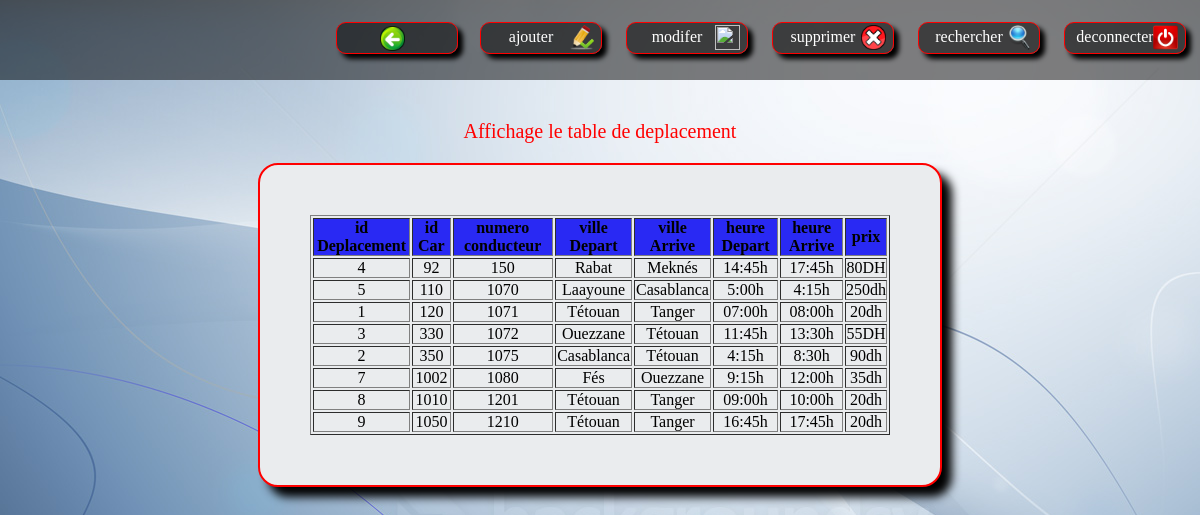
The app's page /afficher.php (signed in) with its own data.
### tables this page shows
CREATE TABLE `deplacement` (
  `idDeplacement` int(50) NOT NULL,
  `villeDepart` varchar(15) NOT NULL,
  `villeArrive` varchar(15) NOT NULL,
  `heureDepart` varchar(15) NOT NULL,
  `heureArrive` varchar(15) NOT NULL,
  `prix` varchar(15) NOT NULL
);

CREATE TABLE `car` (
  `idCar` int(50) NOT NULL,
  `idDeplacement` int(50) NOT NULL,
  `type` varchar(50) DEFAULT NULL
);

CREATE TABLE `conducteur` (
  `idCar` int(50) NOT NULL,
  `numero` int(50) NOT NULL
);

### afficher.php (the view, shortened to what this page needs)
<?php
$link = mysqli_connect("localhost","root","");
mysqli_select_db($link,"voyage");
?>
<!DOCTYPE html>
<html>
	<head>
		<link rel ="stylesheet" href="css/style14.css" type="text/css"/>
	</head>
<body>
 	<header>
	 <table class="table">
			 <ul>
					<td><li> <a class="btn" href=" deplacement.php"><img class="u" src='image/13.png' alt=''/></a></li></td>
					 <td> <li> <a class="btn" href=" ajouter.php">ajouter</td><td><img class="user" src='image/10.png' alt=''/></a></li></td>
					<td> <li> <a class="btn" href=" modifer.php">modifer</td><td><img class="user" src='image/11.png' alt=''/></a></li></td>
					<td> <li> <a class="btn" href=" supprimer.php">supprimer</td><td><img class="user" src='image/20.png' alt=''/></a></li></td>
					<td> <li> <a class="btn" href="rechercher.php">rechercher</td><td><img class="user" src='image/21.png' alt=''/></a></li></td>
					<td> <li> <a class="btn" href=" deconnecter.php">deconnecter</td><td><img class="user" src='image/18.png' alt=''/></a></li></td>
			  </ul>
		  </table>
</header>
<p> Affichage le table de deplacement </p>
<?php
		 $res= mysqli_query($link,"SELECT deplacement.idDeplacement,car.idCar,conducteur.numero,villeDepart,villeArrive,heureDepart,heureArrive,prix  FROM `deplacement`,`car`,`conducteur` WHERE deplacement.idDeplacement=car.idDeplacement AND car.idCar=conducteur.idCar ");
				 echo"<div>";
				 echo"<table  border=1>";
				 echo"<tr>";
				 echo"<th>";echo"id Deplacement"; echo"</th>";
				 echo"<th>";echo"id Car"; echo"</th>";
				 echo"<th>";echo"numero conducteur"; echo"</th>";
				 echo"<th>";echo"ville Depart"; echo"</th>";
				 echo"<th>";echo"ville Arrive"; echo"</th>";
				 echo"<th>";echo"heure Depart"; echo"</th>";
				 echo"<th>";echo"heure Arrive"; echo"</th>";
				 echo"<th>";echo"prix"; echo"</th>";
				 echo"</tr>";
		 while($row=mysqli_fetch_array($res))
		 {
				 echo"<tr>";
				 echo"<td>"; echo $row["idDeplacement"]; echo"</td>";
				 echo"<td>"; echo $row["idCar"]; echo"</td>";
				 echo"<td>"; echo $row["numero"]; echo"</td>";
				 echo"<td>"; echo $row["villeDepart"]; echo"</td>";
				 echo"<td>"; echo $row["villeArrive"]; echo"</td>";
				 echo"<td>"; echo $row["heureDepart"]; echo"</td>";
				 echo"<td>"; echo $row["heureArrive"]; echo"</td>";
				 echo"<td>"; echo $row["prix"]; echo"</td>";
				 echo"</tr>";
		 }
		 echo"</table>";
		 echo"</div>";
	 ?>
</body>
</html>

### css/style14.css (style rules this page uses)
* { padding :0px; margin :0px; }
body { background-image:url(../image/24.jpg); text-align: center; padding: 0px; margin: 0px; }
header { height:80px; background-color:rgba(0,0,0,0.5); }
li { float: right; display:inline; margin: 10px; height: 30px; background: rgb(0,0,0,0.5); width: 120px; border: 1px solid red; border-radius: 10px; box-shadow: 5px 5px 5px black; margin-top: 20px; }
li a { text-decoration: none; color: white; line-height: 27px; margin-left: -20px; }
.table { float:right; }
th { background-color: #2929f3; }
td { font-size: 16px; }
.u { width: 25px; height: 25px; margin-left: 10px; margin-top: 3px; }
.user { width: 25px; height: 25px; margin-left: -65px; margin-top: 12px; }
div { background-color:#EAECEE; position: relative; border: 2px solid red; margin: auto; margin-top: 20px; width: 580px; padding: 50px; border-radius: 20px; box-shadow: 10px 10px 10px; }
p { color: red; font-size: 20px; margin-top: 40px; }

### records on screen
deplacement: idDeplacement "4", car.idCar "92", conducteur.numero "150", villeDepart "Rabat", villeArrive "Meknés", heureDepart "14:45h", heureArrive "17:45h", prix "80DH"
deplacement: idDeplacement "5", car.idCar "110", conducteur.numero "1070", villeDepart "Laayoune", villeArrive "Casablanca", heureDepart "5:00h", heureArrive "4:15h", prix "250dh"
deplacement: idDeplacement "1", car.idCar "120", conducteur.numero "1071", villeDepart "Tétouan", villeArrive "Tanger", heureDepart "07:00h", heureArrive "08:00h", prix "20dh"
deplacement: idDeplacement "3", car.idCar "330", conducteur.numero "1072", villeDepart "Ouezzane", villeArrive "Tétouan", heureDepart "11:45h", heureArrive "13:30h", prix "55DH"
deplacement: idDeplacement "2", car.idCar "350", conducteur.numero "1075", villeDepart "Casablanca", villeArrive "Tétouan", heureDepart "4:15h", heureArrive "8:30h", prix "90dh"
deplacement: idDeplacement "7", car.idCar "1002", conducteur.numero "1080", villeDepart "Fés", villeArrive "Ouezzane", heureDepart "9:15h", heureArrive "12:00h", prix "35dh"
deplacement: idDeplacement "8", car.idCar "1010", conducteur.numero "1201", villeDepart "Tétouan", villeArrive "Tanger", heureDepart "09:00h", heureArrive "10:00h", prix "20dh"
deplacement: idDeplacement "9", car.idCar "1050", conducteur.numero "1210", villeDepart "Tétouan", villeArrive "Tanger", heureDepart "16:45h", heureArrive "17:45h", prix "20dh"
